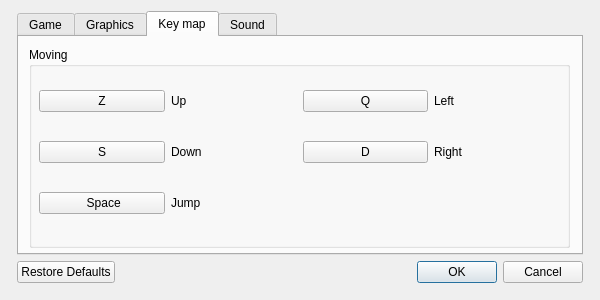
<?xml version="1.0" encoding="UTF-8"?>
<ui version="4.0">
 <class>OptionsDialog</class>
 <widget class="QDialog" name="OptionsDialog">
  <property name="geometry">
   <rect>
    <x>0</x>
    <y>0</y>
    <width>600</width>
    <height>300</height>
   </rect>
  </property>
  <property name="minimumSize">
   <size>
    <width>600</width>
    <height>300</height>
   </size>
  </property>
  <property name="maximumSize">
   <size>
    <width>600</width>
    <height>300</height>
   </size>
  </property>
  <property name="windowTitle">
   <string>Options for Craftux client</string>
  </property>
  <layout class="QVBoxLayout" name="verticalLayout_2">
   <property name="leftMargin">
    <number>17</number>
   </property>
   <property name="rightMargin">
    <number>17</number>
   </property>
   <property name="bottomMargin">
    <number>17</number>
   </property>
   <item>
    <widget class="QTabWidget" name="tabOption">
     <property name="currentIndex">
      <number>2</number>
     </property>
     <widget class="QWidget" name="tab">
      <attribute name="title">
       <string>Game</string>
      </attribute>
      <widget class="QWidget" name="layoutWidget">
       <property name="geometry">
        <rect>
         <x>10</x>
         <y>10</y>
         <width>541</width>
         <height>201</height>
        </rect>
       </property>
       <layout class="QHBoxLayout" name="horizontalLayout">
        <item>
         <layout class="QVBoxLayout" name="gameVerticalLayout">
          <item>
           <widget class="QGroupBox" name="groupBox">
            <property name="title">
             <string>Game</string>
            </property>
            <layout class="QVBoxLayout" name="verticalLayout_4">
             <item>
              <layout class="QHBoxLayout" name="seedHozizontalLayout">
               <item>
                <widget class="QLabel" name="seedLabel">
                 <property name="text">
                  <string>Seed</string>
                 </property>
                </widget>
               </item>
               <item>
                <widget class="QLineEdit" name="seedLineEdit"/>
               </item>
              </layout>
             </item>
             <item>
              <spacer name="verticalSpacer">
               <property name="orientation">
                <enum>Qt::Vertical</enum>
               </property>
               <property name="sizeHint" stdset="0">
                <size>
                 <width>20</width>
                 <height>40</height>
                </size>
               </property>
              </spacer>
             </item>
            </layout>
           </widget>
          </item>
         </layout>
        </item>
        <item>
         <spacer name="horizontalSpacer_2">
          <property name="orientation">
           <enum>Qt::Horizontal</enum>
          </property>
          <property name="sizeHint" stdset="0">
           <size>
            <width>40</width>
            <height>20</height>
           </size>
          </property>
         </spacer>
        </item>
       </layout>
      </widget>
     </widget>
     <widget class="QWidget" name="tab_2">
      <attribute name="title">
       <string>Graphics</string>
      </attribute>
      <widget class="QWidget" name="horizontalLayoutWidget">
       <property name="geometry">
        <rect>
         <x>9</x>
         <y>10</y>
         <width>541</width>
         <height>201</height>
        </rect>
       </property>
       <layout class="QHBoxLayout" name="horizontalLayout_2">
        <item>
         <widget class="QGroupBox" name="graphicsGroupBox">
          <property name="title">
           <string>Performance</string>
          </property>
          <layout class="QVBoxLayout" name="verticalLayout_5">
           <item>
            <layout class="QHBoxLayout" name="FPSHorizontalLayout">
             <item>
              <widget class="QLabel" name="FPSLabel">
               <property name="sizePolicy">
                <sizepolicy hsizetype="Expanding" vsizetype="Preferred">
                 <horstretch>0</horstretch>
                 <verstretch>0</verstretch>
                </sizepolicy>
               </property>
               <property name="text">
                <string>Target FPS</string>
               </property>
              </widget>
             </item>
             <item>
              <widget class="QSpinBox" name="FPSSpinBox">
               <property name="sizePolicy">
                <sizepolicy hsizetype="Minimum" vsizetype="Fixed">
                 <horstretch>0</horstretch>
                 <verstretch>0</verstretch>
                </sizepolicy>
               </property>
               <property name="minimum">
                <number>1</number>
               </property>
               <property name="maximum">
                <number>500</number>
               </property>
              </widget>
             </item>
            </layout>
           </item>
           <item>
            <layout class="QHBoxLayout" name="horizontalLayout_3">
             <item>
              <widget class="QLabel" name="label_9">
               <property name="sizePolicy">
                <sizepolicy hsizetype="Expanding" vsizetype="Preferred">
                 <horstretch>0</horstretch>
                 <verstretch>0</verstretch>
                </sizepolicy>
               </property>
               <property name="text">
                <string>View distance</string>
               </property>
              </widget>
             </item>
             <item>
              <widget class="QSpinBox" name="viewDistanceSpinBox"/>
             </item>
            </layout>
           </item>
           <item>
            <layout class="QHBoxLayout" name="horizontalLayout_5">
             <item>
              <widget class="QLabel" name="label_11">
               <property name="sizePolicy">
                <sizepolicy hsizetype="Expanding" vsizetype="Preferred">
                 <horstretch>0</horstretch>
                 <verstretch>0</verstretch>
                </sizepolicy>
               </property>
               <property name="text">
                <string>Smooth shades</string>
               </property>
              </widget>
             </item>
             <item>
              <widget class="QCheckBox" name="smoothShadesCheckBox">
               <property name="sizePolicy">
                <sizepolicy hsizetype="Expanding" vsizetype="Fixed">
                 <horstretch>0</horstretch>
                 <verstretch>0</verstretch>
                </sizepolicy>
               </property>
               <property name="layoutDirection">
                <enum>Qt::RightToLeft</enum>
               </property>
               <property name="text">
                <string/>
               </property>
              </widget>
             </item>
            </layout>
           </item>
           <item>
            <spacer name="verticalSpacer_2">
             <property name="orientation">
              <enum>Qt::Vertical</enum>
             </property>
             <property name="sizeHint" stdset="0">
              <size>
               <width>20</width>
               <height>40</height>
              </size>
             </property>
            </spacer>
           </item>
          </layout>
         </widget>
        </item>
        <item>
         <widget class="QGroupBox" name="graphicsGroupBox_2">
          <property name="title">
           <string>Texture</string>
          </property>
          <layout class="QVBoxLayout" name="verticalLayout_6">
           <item>
            <layout class="QHBoxLayout" name="FPSHorizontalLayout_2">
             <item>
              <widget class="QLabel" name="FPSLabel_2">
               <property name="sizePolicy">
                <sizepolicy hsizetype="Expanding" vsizetype="Preferred">
                 <horstretch>0</horstretch>
                 <verstretch>0</verstretch>
                </sizepolicy>
               </property>
               <property name="text">
                <string>Texture filtering</string>
               </property>
              </widget>
             </item>
             <item>
              <widget class="QComboBox" name="textureFilteringComboBox">
               <item>
                <property name="text">
                 <string>None</string>
                </property>
               </item>
               <item>
                <property name="text">
                 <string>Bilinear</string>
                </property>
               </item>
               <item>
                <property name="text">
                 <string>Bilinear with mipmaps</string>
                </property>
               </item>
               <item>
                <property name="text">
                 <string>Trilinear with mipmaps</string>
                </property>
               </item>
              </widget>
             </item>
            </layout>
           </item>
           <item>
            <spacer name="verticalSpacer_3">
             <property name="orientation">
              <enum>Qt::Vertical</enum>
             </property>
             <property name="sizeHint" stdset="0">
              <size>
               <width>20</width>
               <height>40</height>
              </size>
             </property>
            </spacer>
           </item>
          </layout>
         </widget>
        </item>
        <item>
         <spacer name="horizontalSpacer">
          <property name="orientation">
           <enum>Qt::Horizontal</enum>
          </property>
          <property name="sizeHint" stdset="0">
           <size>
            <width>40</width>
            <height>20</height>
           </size>
          </property>
         </spacer>
        </item>
       </layout>
      </widget>
     </widget>
     <widget class="QWidget" name="tab_3">
      <attribute name="title">
       <string>Key map</string>
      </attribute>
      <widget class="QGroupBox" name="groupBox_2">
       <property name="geometry">
        <rect>
         <x>10</x>
         <y>10</y>
         <width>541</width>
         <height>201</height>
        </rect>
       </property>
       <property name="title">
        <string>Moving</string>
       </property>
       <widget class="QWidget" name="gridLayoutWidget">
        <property name="geometry">
         <rect>
          <x>10</x>
          <y>20</y>
          <width>521</width>
          <height>171</height>
         </rect>
        </property>
        <layout class="QGridLayout" name="gridLayout">
         <item row="0" column="0">
          <widget class="QPushButton" name="buttonUp">
           <property name="text">
            <string>Z</string>
           </property>
          </widget>
         </item>
         <item row="0" column="2">
          <widget class="QPushButton" name="buttonLeft">
           <property name="text">
            <string>Q</string>
           </property>
          </widget>
         </item>
         <item row="1" column="0">
          <widget class="QPushButton" name="buttonDown">
           <property name="text">
            <string>S</string>
           </property>
          </widget>
         </item>
         <item row="1" column="2">
          <widget class="QPushButton" name="buttonRight">
           <property name="text">
            <string>D</string>
           </property>
          </widget>
         </item>
         <item row="0" column="1">
          <widget class="QLabel" name="label">
           <property name="text">
            <string>Up</string>
           </property>
          </widget>
         </item>
         <item row="0" column="3">
          <widget class="QLabel" name="label_2">
           <property name="text">
            <string>Left</string>
           </property>
          </widget>
         </item>
         <item row="1" column="1">
          <widget class="QLabel" name="label_3">
           <property name="text">
            <string>Down</string>
           </property>
          </widget>
         </item>
         <item row="1" column="3">
          <widget class="QLabel" name="label_4">
           <property name="text">
            <string>Right</string>
           </property>
          </widget>
         </item>
         <item row="2" column="0">
          <widget class="QPushButton" name="buttonJump">
           <property name="text">
            <string> Space</string>
           </property>
          </widget>
         </item>
         <item row="2" column="1">
          <widget class="QLabel" name="label_5">
           <property name="text">
            <string>Jump</string>
           </property>
          </widget>
         </item>
        </layout>
       </widget>
      </widget>
     </widget>
     <widget class="QWidget" name="tab_4">
      <attribute name="title">
       <string>Sound</string>
      </attribute>
      <widget class="QWidget" name="gridLayoutWidget_2">
       <property name="geometry">
        <rect>
         <x>10</x>
         <y>10</y>
         <width>541</width>
         <height>201</height>
        </rect>
       </property>
       <layout class="QGridLayout" name="gridLayout_2">
        <item row="0" column="0">
         <widget class="QSlider" name="verticalSlider">
          <property name="orientation">
           <enum>Qt::Vertical</enum>
          </property>
         </widget>
        </item>
        <item row="1" column="0">
         <widget class="QLabel" name="label_6">
          <property name="text">
           <string>Général</string>
          </property>
         </widget>
        </item>
        <item row="0" column="1">
         <widget class="QSlider" name="verticalSlider_2">
          <property name="orientation">
           <enum>Qt::Vertical</enum>
          </property>
         </widget>
        </item>
        <item row="1" column="1">
         <widget class="QLabel" name="label_7">
          <property name="text">
           <string>Musique</string>
          </property>
         </widget>
        </item>
        <item row="0" column="2">
         <widget class="QSlider" name="verticalSlider_3">
          <property name="orientation">
           <enum>Qt::Vertical</enum>
          </property>
         </widget>
        </item>
        <item row="1" column="2">
         <widget class="QLabel" name="label_8">
          <property name="text">
           <string>Bruitage</string>
          </property>
         </widget>
        </item>
       </layout>
      </widget>
     </widget>
    </widget>
   </item>
   <item>
    <widget class="QDialogButtonBox" name="buttonBox">
     <property name="sizePolicy">
      <sizepolicy hsizetype="Expanding" vsizetype="Fixed">
       <horstretch>0</horstretch>
       <verstretch>0</verstretch>
      </sizepolicy>
     </property>
     <property name="orientation">
      <enum>Qt::Horizontal</enum>
     </property>
     <property name="standardButtons">
      <set>QDialogButtonBox::Cancel|QDialogButtonBox::Ok|QDialogButtonBox::RestoreDefaults</set>
     </property>
     <property name="centerButtons">
      <bool>false</bool>
     </property>
    </widget>
   </item>
  </layout>
 </widget>
 <resources/>
 <connections>
  <connection>
   <sender>buttonBox</sender>
   <signal>accepted()</signal>
   <receiver>OptionsDialog</receiver>
   <slot>accept()</slot>
   <hints>
    <hint type="sourcelabel">
     <x>248</x>
     <y>254</y>
    </hint>
    <hint type="destinationlabel">
     <x>157</x>
     <y>274</y>
    </hint>
   </hints>
  </connection>
  <connection>
   <sender>buttonBox</sender>
   <signal>rejected()</signal>
   <receiver>OptionsDialog</receiver>
   <slot>reject()</slot>
   <hints>
    <hint type="sourcelabel">
     <x>316</x>
     <y>260</y>
    </hint>
    <hint type="destinationlabel">
     <x>286</x>
     <y>274</y>
    </hint>
   </hints>
  </connection>
 </connections>
</ui>
